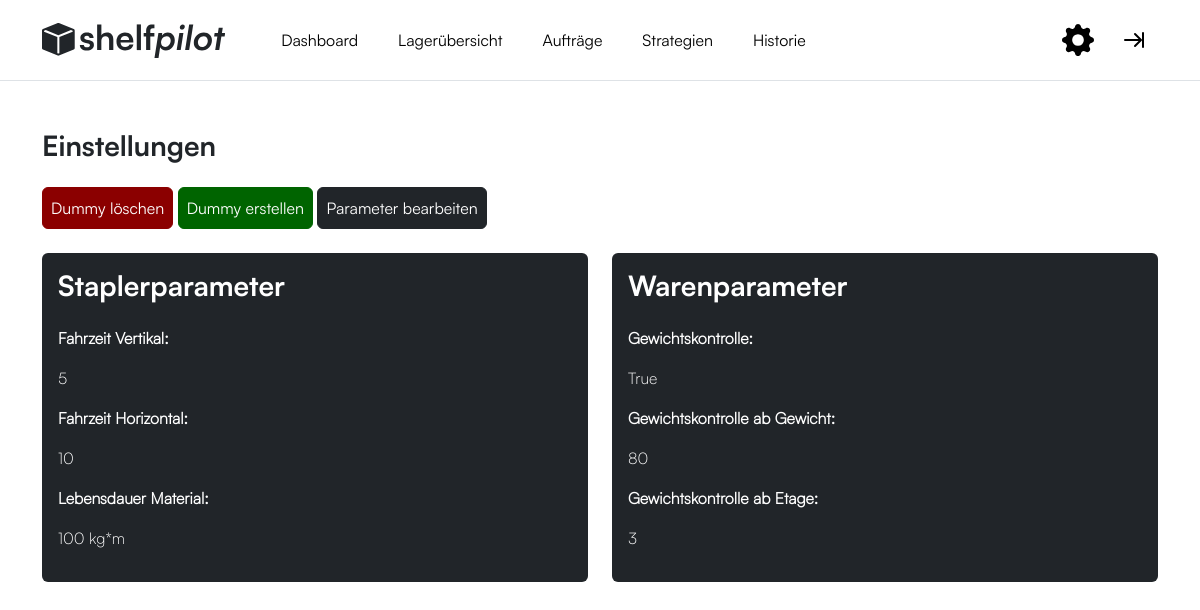
The app's page /einstellungen with its own data.
### core/models.py (models this page shows)
class Parameter(models.Model):
    stacker = models.ForeignKey(Stacker, on_delete=models.CASCADE)
    weight_control = models.BooleanField()
    weight_control_value = models.IntegerField(default=0)
    weight_control_from_story = models.IntegerField(default=0)
    vertical_speed = models.IntegerField()
    horizontal_speed = models.IntegerField()
    material_durability = models.IntegerField()

### core/views.py (the view)
# urls.py: path("einstellungen", views.settings, name="settings"),
def settings(request):
     parameter = Parameter.objects.first()
     editable = False
     return render(request, 'settings.html', {'parameter': parameter,'editable':editable})

### templates/settings.html (shortened to what this page needs)
{% extends "master.html" %}
{% block content %}
<h3 class="fw-bold text-start mb-4">Einstellungen</h3>
<button class="btn btn-danger p-2" id="deleteDummyBtn" style="background-color: darkred; border-color: darkred;">
  Dummy löschen
</button>
<button class="btn btn-success p-2" id="createDummyBtn" style="background-color: darkgreen; border-color: darkgreen;">
  Dummy erstellen
</button>
{% if editable %}
  <form method="post" action="{% url 'saveSettings' %}">
    {% csrf_token %}
    <div class="row mt-4">
      <div class="col-md-6">
        <div class="bg-dark text-white p-3 rounded mb-3">
          <h3 class="fw-bold text-start mb-4">Staplerparameter</h3>
          <div class="mb-3">
            <label for="vertical_speed" class="form-label">
              Fahrzeit Vertikal
            </label>
            <input
            required
              type="number"
              class="form-control"
              id="vertical_speed"
              name="vertical_speed"
              value="{{ parameter.vertical_speed }}"
            >
          </div>
          <div class="mb-3">
            <label for="horizontal_speed" class="form-label">
              Fahrzeit Horizontal
            </label>
            <input
            required
              type="number"
              class="form-control"
              id="horizontal_speed"
              name="horizontal_speed"
              value="{{ parameter.horizontal_speed }}"
            >
          </div>
          <div class="mb-3">
            <label for="material_durability" class="form-label">
              Lebensdauer Material (kg*m)
            </label>
            <input
            required
              type="number"
              class="form-control"
              id="material_durability"
              name="material_durability"
              value="{{ parameter.material_durability }}"
            >
          </div>
        </div>
      </div>
      <div class="col-md-6">
        <div class="container bg-dark text-white p-3 rounded mb-3">
          <h3 class="fw-bold text-start mb-4">Warenparameter</h3>
          <div class="my-4">
            <div class="form-check form-switch mb-4">
              <input type="hidden" name="weight_control" value="False">
              <input
                class="form-check-input bg-success border-success"
                type="checkbox"
                id="weight_control"
                name="weight_control"
                value="True"
                {% if parameter.weight_control %} checked {% endif %}
              >
              <label for="weight_control" class="form-label d-block">
                Gewichtskontrolle
              </label>
            </div>
          </div>
          <style>
              .form-check-input {
              background-color: grey !important;
              border-color: grey !important;
              transition: background-color 0.3s, border-color 0.3s;
            }
            .form-check-input:checked {
              background-color: green !important;
              border-color: green !important;
            }
          </style>
          <div class="mb-3">
            <label for="weight_control_value" class="form-label">
              Gewichtskontrolle ab Gewicht
            </label>
            <input
              required
              type="number"
              class="form-control"
              id="weight_control_value"
              name="weight_control_value"
              value="{{ parameter.weight_control_value }}"
            >
          </div>
          <div class="mb-3">
            <label for="weight_control_from_story" class="form-label">
              Gewichtskontrolle ab Etage
            </label>
            <input
              required
              type="number"
              class="form-control"
              id="weight_control_from_story"
              name="weight_control_from_story"
              value="{{ parameter.weight_control_from_story }}"
            >
          </div>
        </div>
      </div>
    </div>
    <div class="text-start">
      <button class="btn btn-dark btn-sm p-2" type="submit">
        Parameter speichern
      </button>
    </div>
  </form>
{% else %}
  <a class="btn btn-dark p-2" href="{% url 'editSettings' %}">
    Parameter bearbeiten
  </a>
  <div class="row mt-4">
    <div class="col-md-6">
      <div class="bg-dark text-white p-3 rounded mb-3">
        <h3 class="fw-bold text-start mb-4">Staplerparameter</h3>
        <p class="fw-bold">Fahrzeit Vertikal:</p>
        <p>{{ parameter.vertical_speed }}</p>
        <p class="fw-bold">Fahrzeit Horizontal:</p>
        <p>{{ parameter.horizontal_speed }}</p>
        <p class="fw-bold">Lebensdauer Material:</p>
        <p>{{ parameter.material_durability }} kg*m</p>
      </div>
    </div>
    <div class="col-md-6">
      <div class="container bg-dark text-white p-3 rounded mb-3">
        <h3 class="fw-bold text-start mb-4">Warenparameter</h3>
        <p class="fw-bold">Gewichtskontrolle:</p>
        <p>{{ parameter.weight_control }}</p>
        <p class="fw-bold">Gewichtskontrolle ab Gewicht:</p>
        <p>{{ parameter.weight_control_value }}</p>
        <p class="fw-bold">Gewichtskontrolle ab Etage:</p>
        <p>{{ parameter.weight_control_from_story }}</p>
      </div>
    </div>
  </div>
{% endif %}
{% endblock %}

### static/css/satoshi.css (style rules this page uses)
body { font-family: 'Satoshi-Regular', sans-serif; }
h1, h2, h3 { font-family: 'Satoshi-Bold', sans-serif; }
small, p { font-family: 'Satoshi-Light', sans-serif; }

### records on screen
Parameter: vertical_speed "5", horizontal_speed "10", material_durability "100", weight_control "True", weight_control_value "80", weight_control_from_story "3"
